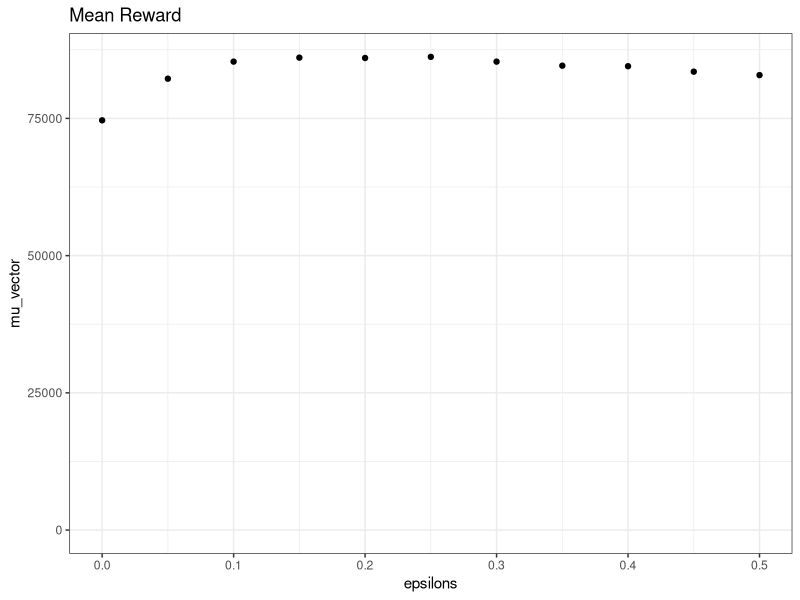

Write the R code that produced this figure. (Note: this script raises an error after producing the figure.)
# Repeatedly face with a choice of k different options/actions

# After each choice, receive a numerical reward
# chosen from a stationary probability distribution
# depending on the action taken

# Maximize reward over 1000 time steps
rm(list=ls())

MIN_REWARD = 500
MAX_REWARD = 1000
AVG_REWARD = (MAX_REWARD-MIN_REWARD)/2 + MIN_REWARD


### VALUE ESTIMATORS
mean_estimator = function(previous_rewards) {
  if (length(previous_rewards) == 0) {
    return(AVG_REWARD*.5); # Initial value goes here
  }
  return (mean(previous_rewards)) # Replace with actual logic here
}
alpha_value_estimator = function(alpha, previous_rewards) {
  if (length(previous_rewards) == 0) {
    return(AVG_REWARD*.5); # Initial value goes here
  }
  triesWithBandits = length(previous_rewards);
  reward_indices = 1:triesWithBandits
  return(sum(mapply(
                function(reward, num_tries, index) { return (alpha * (1 - alpha)^(num_tries - index) * reward)}, 
                previous_rewards,
                triesWithBandits,
                reward_indices)))
}



### ACTION SELECTORS
greedy_selector = function(value_estimates) {
  return(which.max(value_estimates));
}
greedy_epsilon_selector = function(epsilon, value_estimates) {
  if (runif(1, 1, 100) < epsilon * 100) {
    return(sample(1:length(value_estimates), 1))
  } else {
    return(greedy_selector(value_estimates))
  }
}


### BANDIT CREATION
create_bandit = function(mu_reward, std_reward) {
  return(list(mu = mu_reward, std = std_reward))
}
random_bandits = function(num_bandits) {
  return(t(mapply(create_bandit, 
                runif(num_bandits, MIN_REWARD, MAX_REWARD),
                rexp(num_bandits, 1))))
}

### REWARD FUNCTIONS
get_reward = function(bandits, bandit_number) {
  if (bandit_number > nrow(bandits)) {
    errorMessage = paste("Cannot select bandit number",
                         bandit_number,
                         "from a possible",
                         nrow(bandits),
                         "bandits.");
    stop(errorMessage)
  }
  
  # Assume rewards are given from a normal pdf
  bandit_chosen = bandits[bandit_number, ];
  reward = rnorm(1, bandit_chosen$mu, bandit_chosen$std);
  return(reward)
}
sum_rewards = function(rewards) {
  return(sum(sapply(rewards, sum)));
}


### SIMULATION FUNCTIONS
simulate_run = function(num_tries, num_bandits, value_estimator, action_selector) {
  bandits = random_bandits(num_bandits);
  # Initialize reward list
  rewards = lapply(1:num_bandits, function(x) {return(numeric(0))})
  # Initialize value_estimates
  value_estimates = numeric(num_bandits);
  for (i in 1:num_tries) {
    value_estimates = sapply(rewards, value_estimator);
    selected_bandit = action_selector(value_estimates);
    bandit_reward = get_reward(bandits, selected_bandit);
    rewards[[selected_bandit]] = c(rewards[[selected_bandit]], bandit_reward);
  }
  return(list(
    bandits = bandits,
    rewards = rewards,
    value_estimates = value_estimates
  ))
}
simulate_runs = function(num_simulations, num_tries, num_bandits, value_estimator, action_selector) {
  total_rewards = numeric(num_simulations);
  for (i in 1:num_simulations) {
    total_rewards[i] = sum_rewards(simulate_run(num_tries, num_bandits, value_estimator, action_selector)$rewards);
  }
  return(list(
    mu = mean(total_rewards),
    std = sd(total_rewards),
    rewards = total_rewards
  ))
}


# Mean estimators, greedy selector
#meangreedy = simulate_runs(1000, 100, 5, mean_estimator, greedy_selector);

epsilons = seq(0,.5,.05)
mu_vector = numeric(0);
md_vector = numeric(0);
sd_vector = numeric(0);
stephen <- data.frame(epsilon=numeric(0), value=numeric(0))
for (epsilon in epsilons) {
  cat("epsilon =",epsilon,"...\n")
  current_run = simulate_runs(1000, 100, 5, mean_estimator, function(x) { greedy_epsilon_selector(epsilon, x) });
  mu_vector = c(mu_vector, current_run$mu);
  #md_vector = c(md_vector, median(current_run$rewards))
  sd_vector = c(sd_vector, current_run$std);
    stephen <- rbind(stephen,cbind(epsilon, current_run$rewards))
}


library(ggplot2)
p <- ggplot(data.frame(epsilons, mu_vector), aes(x = epsilons, y = mu_vector)) + geom_point() + ggtitle("Mean Reward") + theme_bw() + ylim(0,max(mu_vector))
#print(p)
X11()
#ggplot(data.frame(epsilons, md_vector), aes(x = epsilons, y = md_vector)) + geom_point() + ggtitle("Median Reward") + theme_bw()
p2 <- ggplot(data.frame(epsilons, sd_vector), aes(x = epsilons, y = sd_vector)) + geom_point()  + ggtitle("Standard Deviation of Rewards") + theme_bw() + ylim(0,max(sd_vector))
#print(p2)

colnames(stephen) <- c("epsilon","value")
p3 <- ggplot(stephen, aes(x=as.factor(epsilon), y=value)) + geom_boxplot()
print(p3)
